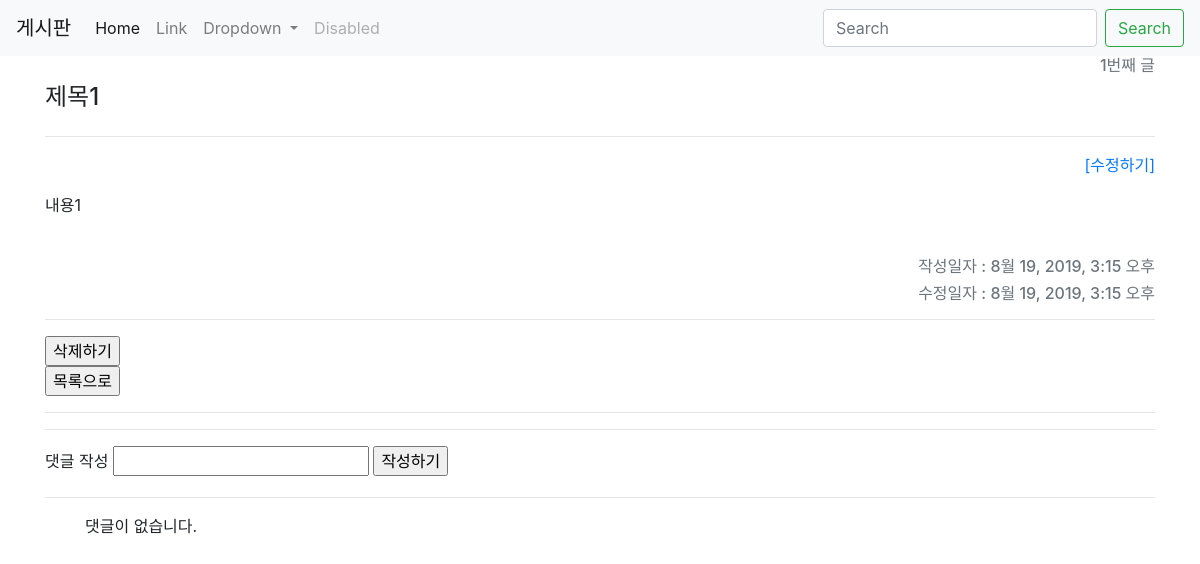
The page /articles/1/ on the database as committed earlier.
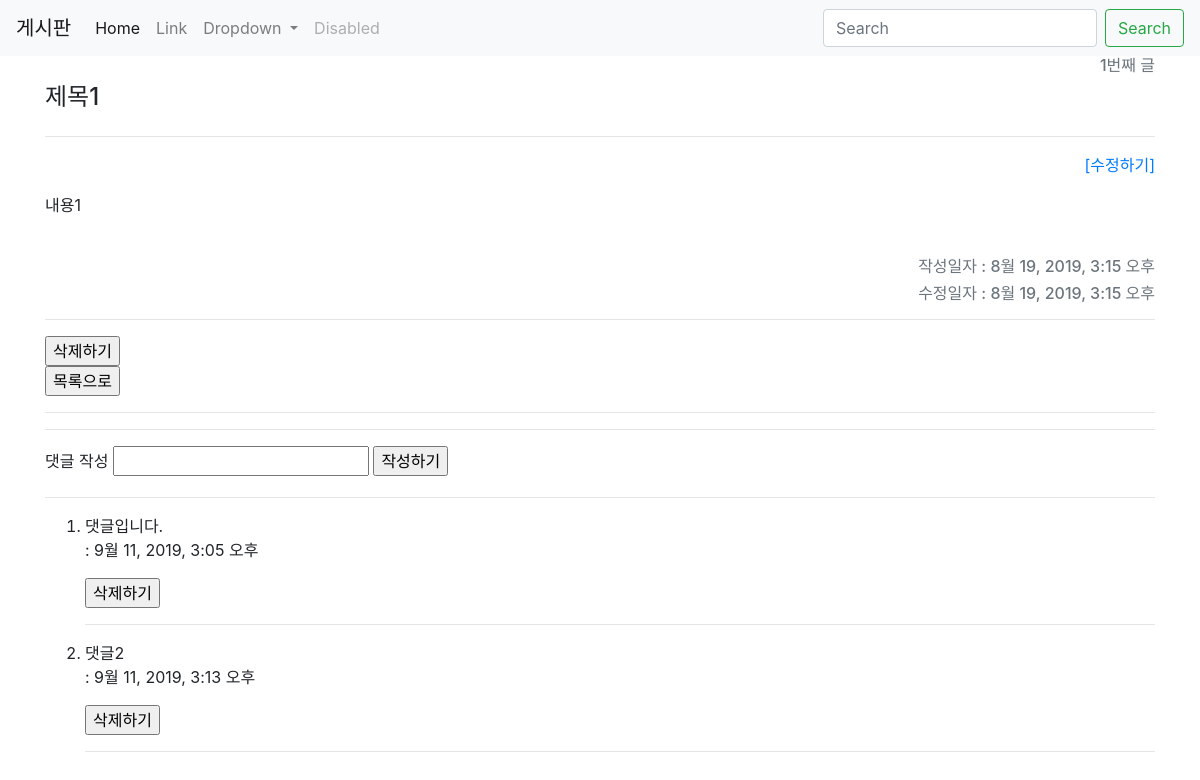
The same page on the database as committed later.
### articles/models.py (models this page shows, shortened)
class Article(models.Model):
    title = models.CharField(max_length=10)
    content = models.TextField()
    created_at = models.DateTimeField(auto_now_add=True)
    updated_at = models.DateTimeField(auto_now=True)

class Comment(models.Model):
    content = models.CharField(max_length=140)
    created_at = models.DateTimeField(auto_now_add=True)
    article = models.ForeignKey(Article, on_delete=models.CASCADE)

### articles/views.py (the view)
# urls.py: path('<int:article_pk>/', views.detail, name='detail'),
def detail(request, article_pk):
    article = Article.objects.get(pk=article_pk)
    comments = article.comment_set.all()
    context = {
        'article': article,
        'comments': comments,
    }
    return render(request, 'articles/detail.html', context)

### articles/templates/articles/detail.html (shortened to what this page needs)
{% extends 'articles/base.html' %}
{% block body %}
  <div><h6 class="text-right text-secondary">{{ article.id }}번째 글 </h6></div>
  <h4 style="display:inline-block;"> {{ article.title }}</h4>
  <hr>
  <p  class="text-right">
    <a href="{% url 'articles:update' article.pk %}" class="text-right ml-auto">[수정하기]</a>
  </p>
  <div><p>{{ article.content }}</p></div>
  <br>
  <h6 class="text-right text-secondary ml-auto inline">작성일자 : {{ article.created_at }}</h6>
  <h6 class="text-right text-secondary">수정일자 : {{ article.updated_at }}</h6>
  <hr>
  <form action="{% url 'articles:delete' article.pk %}" method="POST" onclick="return confirm('REALLY DELETE?')">
    <input type="submit" value="삭제하기">
  </form>
  <form action="{% url 'articles:index' %}">
    <input type="submit" value="목록으로">
  </form>
  <hr>
  <hr>
  <form action="{% url 'articles:comment_create' article.pk %}" method="POST">
    <label for="content">댓글 작성</label>
    <input type="text" id="content" name="content">
    <input type="submit" value="작성하기">
  </form>
  <hr>
  <ol>
    {% for comment in comments %}
      <li>{{comment.content}}</li>
      <p> : {{comment.created_at}}</p>
      <form action="{% url 'articles:comment_delete' article.pk comment.pk %}" method="POST" onclick="return confirm('REALLY DELETE?')">
    <input type="submit" value="삭제하기">
  </form>
      <hr>
    {% empty %}
      <p>댓글이 없습니다.</p>
    {% endfor %}
  </ol>
{% endblock %}

### articles/templates/articles/base.html (shortened to what this page needs)
<!DOCTYPE html>
<html lang="ko">
<head>
  <link rel="stylesheet" href="https://stackpath.bootstrapcdn.com/bootstrap/4.3.1/css/bootstrap.min.css">
</head>
<body>
  <nav class="navbar navbar-expand-lg navbar-light bg-light">
    <a class="navbar-brand" href="#">게시판</a>
    <div class="collapse navbar-collapse" id="navbarSupportedContent">
      <ul class="navbar-nav mr-auto">
        <li class="nav-item active">
          <a class="nav-link" href="#">Home <span class="sr-only">(current)</span></a>
        </li>
        <li class="nav-item">
          <a class="nav-link" href="#">Link</a>
        </li>
        <li class="nav-item dropdown">
          <a class="nav-link dropdown-toggle" href="#" id="navbarDropdown" role="button" data-toggle="dropdown" aria-haspopup="true" aria-expanded="false">
            Dropdown
          </a>
        </li>
        <li class="nav-item">
          <a class="nav-link disabled" href="#" tabindex="-1" aria-disabled="true">Disabled</a>
        </li>
      </ul>
      <form class="form-inline my-2 my-lg-0">
        <input class="form-control mr-sm-2" type="search" placeholder="Search" aria-label="Search">
        <button class="btn btn-outline-success my-2 my-sm-0" type="submit">Search</button>
      </form>
    </div>
  </nav>
  <div class="container">
    {% block body %}
    {% endblock %}
  </div>
</body>
</html>

Rows that differ between the two databases and show on the page:
added Comment: content "댓글입니다.", created_at "9월 11, 2019, 3:05 오후"
added Comment: content "댓글2", created_at "9월 11, 2019, 3:13 오후"
Other text that changed with them:
text no longer shown: "댓글이 없습니다."
